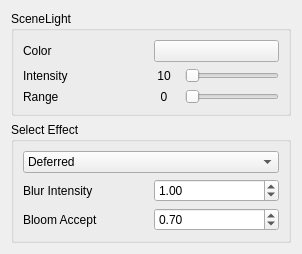
<?xml version="1.0" encoding="UTF-8"?>
<ui version="4.0">
 <class>WidgetEffect</class>
 <widget class="QWidget" name="WidgetEffect">
  <property name="geometry">
   <rect>
    <x>0</x>
    <y>0</y>
    <width>302</width>
    <height>251</height>
   </rect>
  </property>
  <property name="maximumSize">
   <size>
    <width>16777215</width>
    <height>251</height>
   </size>
  </property>
  <property name="windowTitle">
   <string>Form</string>
  </property>
  <layout class="QVBoxLayout" name="verticalLayout">
   <item>
    <widget class="QGroupBox" name="groupBox">
     <property name="title">
      <string>SceneLight</string>
     </property>
     <layout class="QVBoxLayout" name="verticalLayout_3">
      <item>
       <layout class="QHBoxLayout" name="horizontalLayout_4">
        <item>
         <widget class="QLabel" name="label_4">
          <property name="text">
           <string>Color</string>
          </property>
         </widget>
        </item>
        <item>
         <widget class="QPushButton" name="colorLight">
          <property name="text">
           <string/>
          </property>
         </widget>
        </item>
       </layout>
      </item>
      <item>
       <layout class="QHBoxLayout" name="horizontalLayout_6">
        <item>
         <widget class="QLabel" name="label_5">
          <property name="minimumSize">
           <size>
            <width>120</width>
            <height>0</height>
           </size>
          </property>
          <property name="maximumSize">
           <size>
            <width>120</width>
            <height>16777215</height>
           </size>
          </property>
          <property name="text">
           <string>Intensity</string>
          </property>
         </widget>
        </item>
        <item>
         <widget class="QLabel" name="inputIntensityNumber">
          <property name="minimumSize">
           <size>
            <width>30</width>
            <height>0</height>
           </size>
          </property>
          <property name="maximumSize">
           <size>
            <width>30</width>
            <height>16777215</height>
           </size>
          </property>
          <property name="text">
           <string>10</string>
          </property>
          <property name="alignment">
           <set>Qt::AlignCenter</set>
          </property>
         </widget>
        </item>
        <item>
         <widget class="QSlider" name="inputIntensity">
          <property name="minimumSize">
           <size>
            <width>0</width>
            <height>0</height>
           </size>
          </property>
          <property name="maximumSize">
           <size>
            <width>99999</width>
            <height>16777215</height>
           </size>
          </property>
          <property name="maximum">
           <number>300</number>
          </property>
          <property name="orientation">
           <enum>Qt::Horizontal</enum>
          </property>
         </widget>
        </item>
       </layout>
      </item>
      <item>
       <layout class="QHBoxLayout" name="horizontalLayout_3">
        <item>
         <widget class="QLabel" name="label_6">
          <property name="minimumSize">
           <size>
            <width>120</width>
            <height>0</height>
           </size>
          </property>
          <property name="maximumSize">
           <size>
            <width>120</width>
            <height>16777215</height>
           </size>
          </property>
          <property name="text">
           <string>Range</string>
          </property>
         </widget>
        </item>
        <item>
         <widget class="QLabel" name="inputRangeNumber">
          <property name="minimumSize">
           <size>
            <width>30</width>
            <height>0</height>
           </size>
          </property>
          <property name="maximumSize">
           <size>
            <width>30</width>
            <height>16777215</height>
           </size>
          </property>
          <property name="text">
           <string>0</string>
          </property>
          <property name="alignment">
           <set>Qt::AlignCenter</set>
          </property>
         </widget>
        </item>
        <item>
         <widget class="QSlider" name="inputRange">
          <property name="maximum">
           <number>9999</number>
          </property>
          <property name="orientation">
           <enum>Qt::Horizontal</enum>
          </property>
         </widget>
        </item>
       </layout>
      </item>
     </layout>
    </widget>
   </item>
   <item>
    <widget class="QGroupBox" name="groupBox_2">
     <property name="title">
      <string>Select Effect</string>
     </property>
     <layout class="QVBoxLayout" name="verticalLayout_2">
      <item>
       <widget class="QComboBox" name="comboEffect">
        <item>
         <property name="text">
          <string>Deferred</string>
         </property>
        </item>
        <item>
         <property name="text">
          <string>Blur</string>
         </property>
        </item>
        <item>
         <property name="text">
          <string>Bloom</string>
         </property>
        </item>
       </widget>
      </item>
      <item>
       <layout class="QHBoxLayout" name="horizontalLayout_5">
        <item>
         <widget class="QLabel" name="label_7">
          <property name="text">
           <string>Blur Intensity</string>
          </property>
         </widget>
        </item>
        <item>
         <widget class="QDoubleSpinBox" name="blurIntensity">
          <property name="singleStep">
           <double>0.100000000000000</double>
          </property>
          <property name="value">
           <double>1.000000000000000</double>
          </property>
         </widget>
        </item>
       </layout>
      </item>
      <item>
       <layout class="QHBoxLayout" name="horizontalLayout_7">
        <item>
         <widget class="QLabel" name="label_8">
          <property name="text">
           <string>Bloom Accept</string>
          </property>
         </widget>
        </item>
        <item>
         <widget class="QDoubleSpinBox" name="bloomAccept">
          <property name="singleStep">
           <double>0.100000000000000</double>
          </property>
          <property name="value">
           <double>0.700000000000000</double>
          </property>
         </widget>
        </item>
       </layout>
      </item>
     </layout>
    </widget>
   </item>
  </layout>
 </widget>
 <resources/>
 <connections/>
</ui>
